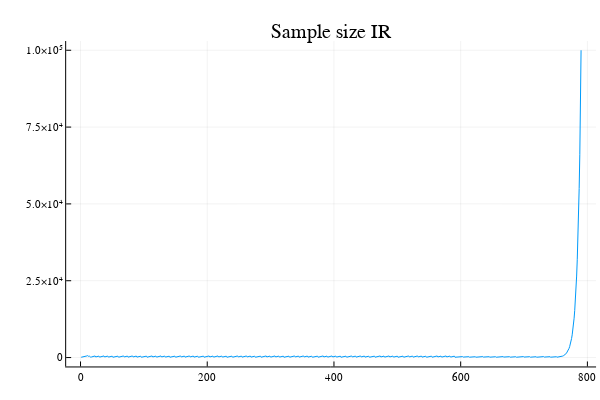

Here is the notebook cell this chart was saved with:
### Code cell
plot(samplingIR[1], legend=false, title="Sample size IR")

### Figure 1 — Plotly figure (JSON) as saved in the notebook; plotly's stock layout.template omitted (floating-point values rounded to 4 significant figures; data arrays with more than 128 entries replaced by an {"elided": "..."} marker saying what was removed)
{"data": [{"colorbar": {"title": ""}, "legendgroup": "y1", "line": {"color": "rgba(0, 154, 250, 1.000)", "dash": "solid", "shape": "linear", "width": 1}, "mode": "lines", "name": "y1", "showlegend": true, "type": "scatter", "x": {"elided": "790 int values"}, "xaxis": "x1", "y": {"elided": "790 int values"}, "yaxis": "y1", "zmax": null, "zmin": null}], "layout": {"annotations": [{"font": {"color": "rgba(0, 0, 0, 1.000)", "family": "sans-serif", "size": 20}, "rotation": 0, "showarrow": false, "text": "Sample size IR", "x": 0.5519, "xanchor": "center", "xref": "paper", "y": 1, "yanchor": "top", "yref": "paper"}], "height": 400, "margin": {"b": 20, "l": 0, "r": 0, "t": 20}, "paper_bgcolor": "rgba(255, 255, 255, 1.000)", "plot_bgcolor": "rgba(255, 255, 255, 1.000)", "showlegend": false, "width": 600, "xaxis": {"anchor": "y1", "domain": [0.1103, 0.9934], "gridcolor": "rgba(0, 0, 0, 0.100)", "gridwidth": 0.5, "linecolor": "rgba(0, 0, 0, 1.000)", "mirror": false, "range": [-22.67, 813.7], "showgrid": true, "showline": true, "showticklabels": true, "tickangle": 0, "tickcolor": "rgb(0, 0, 0)", "tickfont": {"color": "rgba(0, 0, 0, 1.000)", "family": "sans-serif", "size": 11}, "tickmode": "array", "ticks": "inside", "ticktext": ["0", "200", "400", "600", "800"], "tickvals": [0, 200, 400, 600, 800], "title": "", "titlefont": {"color": "rgba(0, 0, 0, 1.000)", "family": "sans-serif", "size": 15}, "type": "-", "visible": true, "zeroline": false, "zerolinecolor": "rgba(0, 0, 0, 1.000)"}, "yaxis": {"anchor": "x1", "domain": [0.03762, 0.9415], "gridcolor": "rgba(0, 0, 0, 0.100)", "gridwidth": 0.5, "linecolor": "rgba(0, 0, 0, 1.000)", "mirror": false, "range": [-2897, 102997], "showgrid": true, "showline": true, "showticklabels": true, "tickangle": 0, "tickcolor": "rgb(0, 0, 0)", "tickfont": {"color": "rgba(0, 0, 0, 1.000)", "family": "sans-serif", "size": 11}, "tickmode": "array", "ticks": "inside", "ticktext": ["0", "2.5×10⁴", "5.0×10⁴", "7.5×10⁴", "1.0×10⁵"], "tickvals": [0, 25000, 50000, 75000, 100000], "title": "", "titlefont": {"color": "rgba(0, 0, 0, 1.000)", "family": "sans-serif", "size": 15}, "type": "-", "visible": true, "zeroline": false, "zerolinecolor": "rgba(0, 0, 0, 1.000)"}}}
